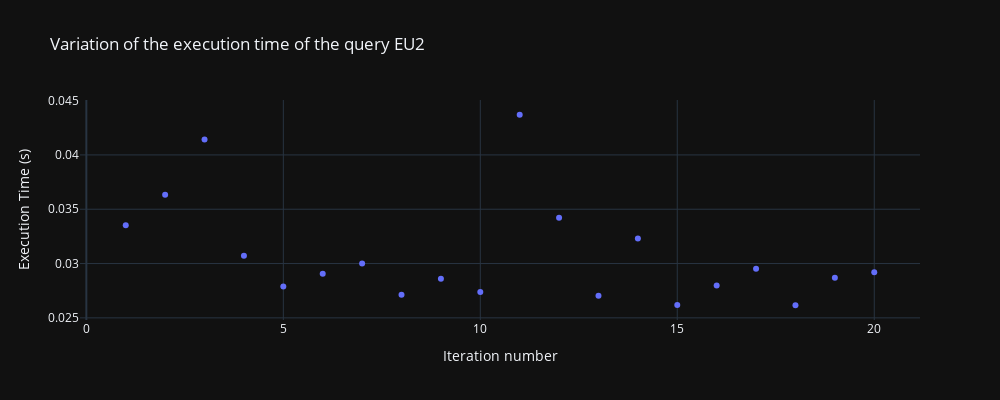

The notebook cell this image was saved under:
### Code cell
import plotly.express as px
fig = px.scatter(x=[i for i in range(1,num_iterations+1)], labels={'x': 'Iteration number', 'y': 'Execution Time (s)'}, y=execution_times, title='Variation of the execution time of the query EU2', template='plotly_dark')
fig.update_layout(width=1000, height=400)
fig.show()

### Figure 1 — Plotly figure (JSON) as saved in the notebook; plotly's stock layout.template omitted (floating-point values rounded to 4 significant figures)
{"data": [{"hovertemplate": "Iteration number=%{x}<br>Execution Time (s)=%{y}<extra></extra>", "legendgroup": "", "marker": {"color": "#636efa", "symbol": "circle"}, "mode": "markers", "name": "", "orientation": "v", "showlegend": false, "type": "scatter", "x": [1, 2, 3, 4, 5, 6, 7, 8, 9, 10, 11, 12, 13, 14, 15, 16, 17, 18, 19, 20], "xaxis": "x", "y": [0.03352, 0.03634, 0.04141, 0.03071, 0.02788, 0.02906, 0.03001, 0.02714, 0.02861, 0.02738, 0.0437, 0.03422, 0.02703, 0.0323, 0.02618, 0.02799, 0.02953, 0.02616, 0.02869, 0.0292], "yaxis": "y"}], "layout": {"height": 400, "legend": {"tracegroupgap": 0}, "title": {"text": "Variation of the execution time of the query EU2"}, "width": 1000, "xaxis": {"anchor": "y", "domain": [0, 1], "title": {"text": "Iteration number"}}, "yaxis": {"anchor": "x", "domain": [0, 1], "title": {"text": "Execution Time (s)"}}}}
